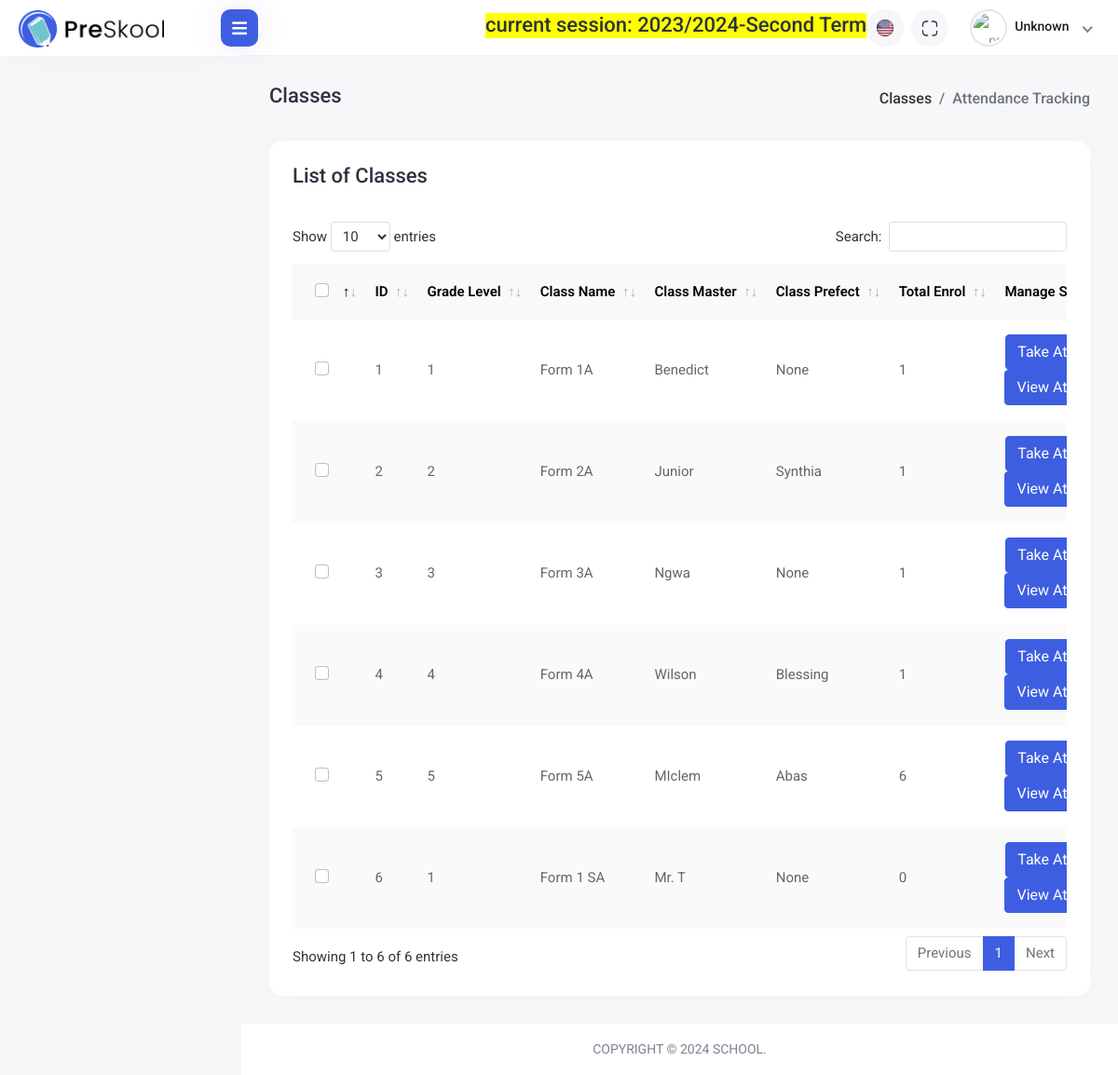
/attendance/attendance-class-list/, run on an earlier commit of the app's database.
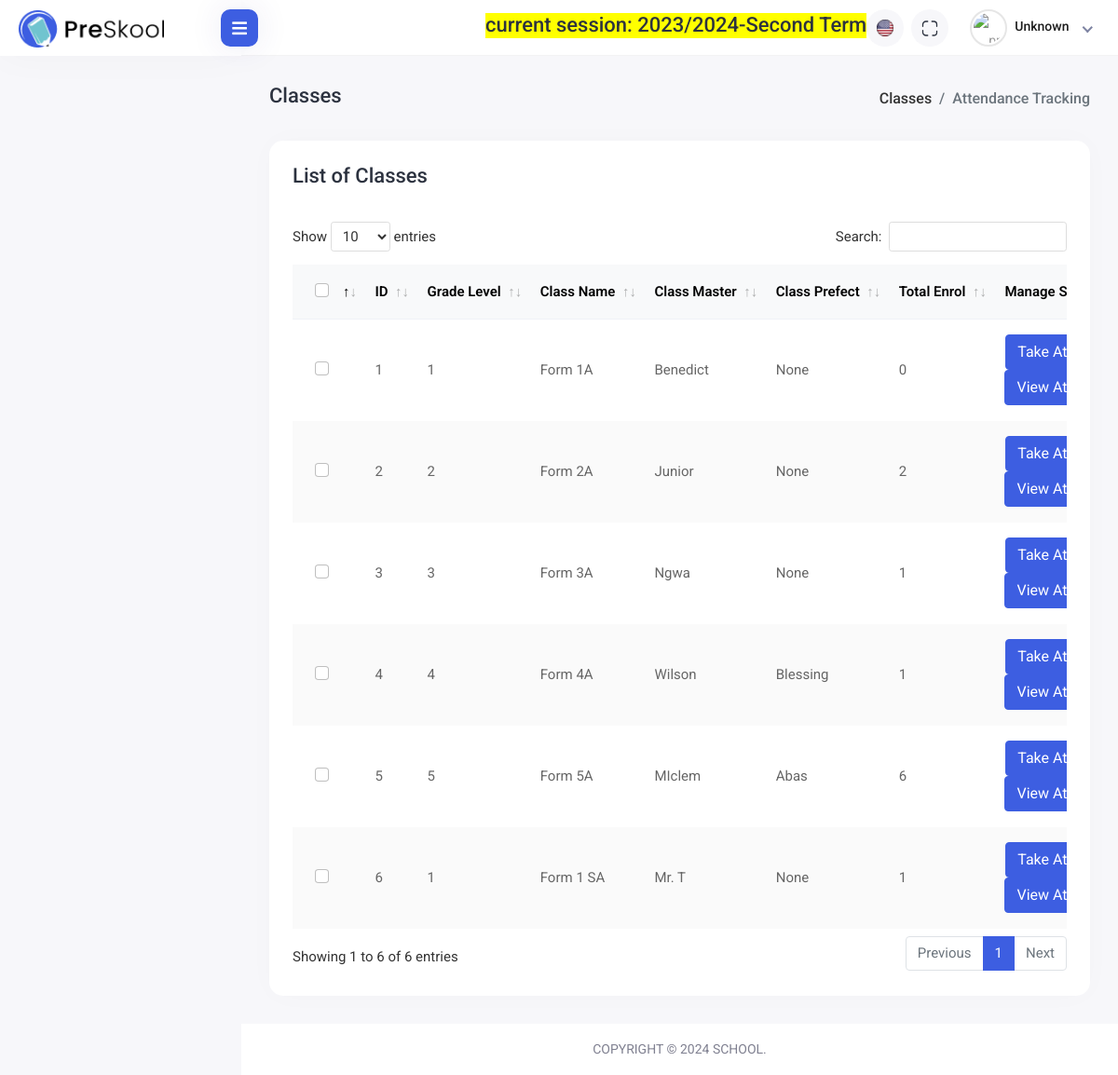
And on a later commit of the database.
### apps/students/models.py (models this page shows, shortened)
class Class(TimeStampedUUIDModel):
    class_name = models.CharField(verbose_name=_("Class Name"), max_length=200)
    grade_level = models.CharField(verbose_name=_("Class Level"), max_length=200)
    class_master = models.CharField(
        verbose_name=_("Class Master"), max_length=200, blank=True, null=True
    )
    department = models.ForeignKey(
        Department,
        related_name="classes",
        on_delete=models.CASCADE,
        blank=True,
        null=True,
    )
    class_prefect = models.CharField(
        verbose_name=_("Class Prefect"), max_length=200, blank=True, null=True
    )
    pass_avg = models.IntegerField(default=10)
    best_subject = models.CharField(max_length=255, blank=True, null=True)
    worst_subject = models.CharField(max_length=255, blank=True, null=True)
    class_code = models.CharField(max_length=10, blank=True, null=True)
    def get_total_girls(self):
        total_female_students_qs = self.students.filter(gender="Female").aggregate(
            total_female_students=Count("id")
        )
        return total_female_students_qs["total_female_students"]
    def get_total_boys(self):
        total_male_students_qs = self.students.filter(gender="Male").aggregate(
            total_male_students=Count("id")
        )
        return total_male_students_qs["total_male_students"]
    def get_total_enrol(self):
        return self.get_total_boys() + self.get_total_girls()
    @property
    def get_total_template_enrol(self):
        return self.get_total_enrol()

### apps/attendance/views.py (the view)
def attendance_class_list_view(request):
    classes = Class.objects.all()
    template_name = "attendance/attendance-class-list.html"
    context = {
        "section": "attendance",
        "classes": classes,
    }
    return render(request, template_name, context)

### apps/terms/templatetags/session_tags.py (called while the page is built)
@register.simple_tag
def current_working_session():
    current_year = AcademicYear.objects.filter(is_current=True)
    if current_year.exists():
        current_year = current_year.first()
        current_terms = Term.objects.filter(is_current=True, academic_year=current_year)
        if current_terms.exists():
            current_term = current_terms.first()
            info = f"current session: {current_year.name}-{current_term.term}"
            return info
        return None
    else:
        return None

### templates/attendance/attendance-class-list.html (shortened to what the changed rows need)
{% extends 'base.html' %}
{% load static %}
{% block stylelinks %}
<link rel="stylesheet" href="{% static 'assets/plugins/datatables/datatables.min.css' %}">
{% endblock stylelinks %}
{% block content %}
<div class="content container-fluid">
    <div class="row">
        <div class="col-sm-12">
            <div class="card card-table comman-shadow">
                <div class="card-body">
                    <div class="table-responsive">
                        <table
                            class="table border-0 star-student table-hover table-center mb-0 datatable table-striped">
                            <thead class="student-thread">
                                <tr>
                                    <th>
                                        <div class="form-check check-tables">
                                            <input class="form-check-input" type="checkbox"
                                                value="something">
                                        </div>
                                    </th>
                                    <th>ID</th>
                                    <th>Grade Level</th>
                                    <th>Class Name</th>
                                    <th>Class Master</th>
                                    <th>Class Prefect</th>
                                    <th>Total Enrol</th>
                                    <th>Manage Subjects</th>
                                </tr>
                            </thead>
                            <tbody>
                                {% for class in classes %}
                                    <tr>
                                        <td>
                                            <div class="form-check check-tables">
                                                <input class="form-check-input" type="checkbox"
                                                    value="something">
                                            </div>
                                        </td>
                                        <td>{{forloop.counter}}</td>
                                        <td>{{class.grade_level}}</td>
                                        <td>{{class.class_name}}</td>
                                        <td>{{ class.class_master }}</td>
                                        <td>{{ class.class_prefect }}</td>
                                        <td>{{ class.get_total_template_enrol }}</td>
                                        <td>
                                            <div class="col-auto text-end float-end ms-auto download-grp">
                                                <a href="{% url 'attendance:daily_attendance' class_pkid=class.pkid %}" style="color: white;" class="btn btn-outline-primary me-2"> Take Attendance</a>
                                            </div>
                                            <div class="col-auto text-end float-end ms-auto download-grp">
                                                <a href="{% url 'attendance:view_daily_attendance' class_pkid=class.pkid %}" style="color: white;" class="btn btn-outline-primary me-2"> View Attendance</a>
                                            </div>
                                        </td>
                                    </tr>
                                {% endfor %}
                            </tbody>
                        </table>
                    </div>
                </div>
            </div>
        </div>
    </div>
</div>
{% endblock content %}

What changed in the data, as far as the page shows it:
computed for Class "Form 1A": get_total_template_enrol "1" → "0"
changed Class "Form 2A": class_prefect "Synthia" → "None"; get_total_template_enrol "1" → "2"
computed for Class "Form 1 SA": get_total_template_enrol "0" → "1"
